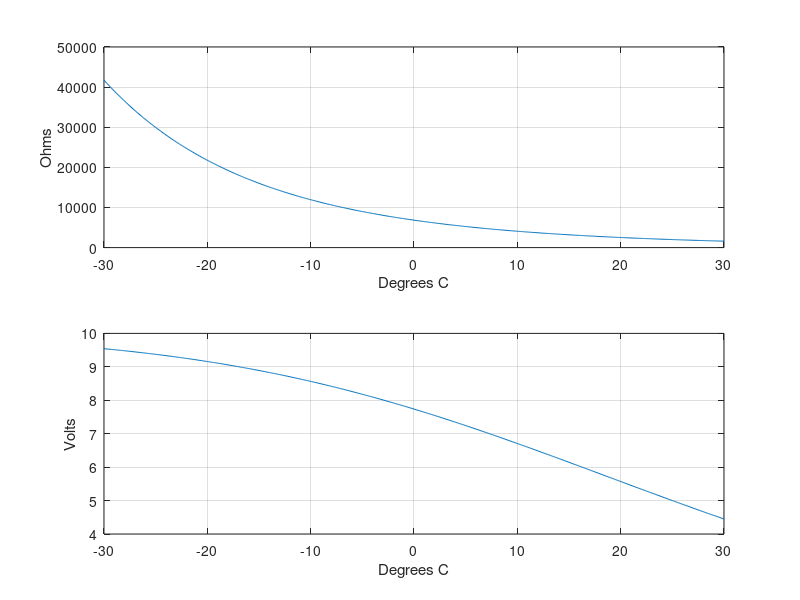

The MATLAB script that drew this image:
clc
function [R] = Res(T)
R = 2000 .* exp(4000./(T+273) - 4000/298);
end
function [V] = Volt(T)
V = Res(T) ./ (Res(T) + 2000) .* 10;
end
%3
disp(["T=5", Res(5), Volt(5)])
disp(["T=-20", Res(-20), Volt(-20)])
%4 & 5
T = (-30:0.1:30)';
R = Res(T);
V = Volt(T);
subplot(211)
plot(T,R);
xlabel('Degrees C');
ylabel('Ohms');
grid
subplot(212)
plot(T,V);
xlabel('Degrees C');
ylabel('Volts');
grid